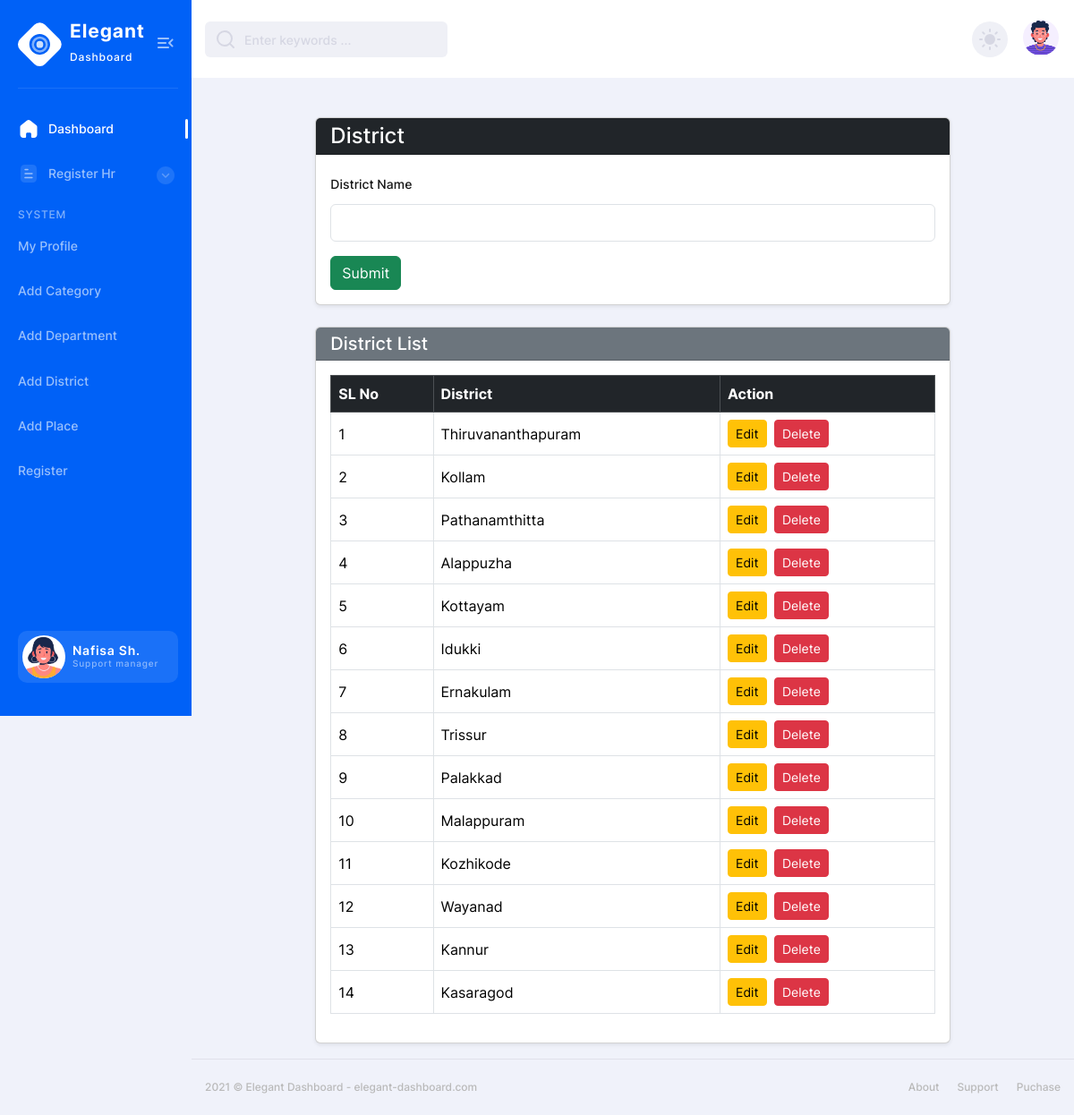
Page /Project/Admin/District.php on the committed database.
### tables this page shows
CREATE TABLE `tbl_district` (
  `district_id` int(11) NOT NULL,
  `district_name` varchar(100) NOT NULL
);

### Project/Admin/District.php (the view, shortened to what this page needs)
<?php
include("header.php");
include("../Assets/Connection/Connection.php");
$district_name = "";
?>
<div class="container mt-4 w-75">
    <div class="card shadow-sm">
        <div class="card-header bg-dark text-white">
            <h4 class="mb-0">District</h4>
        </div>
        <div class="card-body">
            <form action="District.php" method="POST">
                <div class="mb-3">
                    <label for="txt_district" class="form-label">District Name</label>
                    <div class="border rounded">
                    <input type="text" name="txt_district" id="txt_district" class="form-control" value="<?php echo $district_name ?>" required />
                    </div>
                </div>
                <button type="submit" name="btn_submit" class="btn btn-success">Submit</button>
            </form>
        </div>
    </div>
    <div class="card shadow-sm mt-4">
        <div class="card-header bg-secondary text-white">
            <h5 class="mb-0">District List</h5>
        </div>
        <div class="card-body">
            <table class="table table-bordered table-hover align-middle">
                <thead class="table-dark">
                    <tr>
                        <th>SL No</th>
                        <th>District</th>
                        <th>Action</th>
                    </tr>
                </thead>
                <tbody>
                    <?php
                        $Selqry = "SELECT * FROM tbl_district";
                        $i = 0;
                        $result = $conn->query($Selqry);
                        while($row = $result->fetch_assoc())
                        {
                            $i++;
                            echo "<tr>
                                    <td>{$i}</td>
                                    <td>{$row['district_name']}</td>
                                    <td>
                                        <a href='District.php?eid={$row['district_id']}' class='btn btn-warning btn-sm me-1'>Edit</a>
                                        <a href='District.php?did={$row['district_id']}' class='btn btn-danger btn-sm' onclick=\"return confirm('Are you sure?');\">Delete</a>
                                    </td>
                                  </tr>";
                        }
                    ?>
                </tbody>
            </table>
        </div>
    </div>
</div>
<?php
include("footer.php");
?>

### Project/Admin/header.php (shortened to what this page needs)
<!DOCTYPE html>
<html lang="en">
<head>
  <link href="https://cdn.jsdelivr.net/npm/bootstrap@5.3.3/dist/css/bootstrap.min.css" rel="stylesheet">
<link href="https://cdn.jsdelivr.net/npm/bootstrap-icons@1.10.5/font/bootstrap-icons.css" rel="stylesheet">
  <link rel="stylesheet" href="../Assets/Templates/Admin/css/style.min.css">
</head>
<body>
<div class="page-flex">
  <aside class="sidebar">
    <div class="sidebar-start">
        <div class="sidebar-head">
            <a href="AdminHomepage.php" class="logo-wrapper" title="Home">
                <span class="icon logo" aria-hidden="true"></span>
                <div class="logo-text">
                    <span class="logo-title">Elegant</span>
                    <span class="logo-subtitle">Dashboard</span>
                </div>
            </a>
            <button class="sidebar-toggle transparent-btn" title="Menu" type="button">
                <span class="icon menu-toggle" aria-hidden="true"></span>
            </button>
        </div>
        <div class="sidebar-body">
            <ul class="sidebar-body-menu">
                <li>
                    <a class="active" href="/"><span class="icon home" aria-hidden="true"></span>Dashboard</a>
                </li>
                <li>
                    <a class="show-cat-btn" href="##">
                        <span class="icon document" aria-hidden="true"></span>Register Hr
                        <span class="category__btn transparent-btn" title="Open list">
                            <span class="icon arrow-down" aria-hidden="true"></span>
                        </span>
                    </a>
                    <ul class="cat-sub-menu">
                        <li>
                        </li>
                    </ul>
                </li>
            </ul>
            <span class="system-menu__title">system</span>
            <ul class="sidebar-body-menu">
                <li>
                    <a href="AdminProfile.php"></span>My Profile</a>
                </li>
                 <li>
                    <a href="Category.php"></span>Add Category</a>
                </li>
                 <li>
                    <a href="Department.php"></span>Add Department</a>
                </li>
                 <li>
                    <a href="District.php"></span>Add District</a>
                </li>
                 <li>
                    <a href="Place.php"></span>Add Place</a>
                </li>
                 <li>
                    <a href="Adminregistration.php"></span>Register</a>
                </li>
            </ul>
        </div>
    </div>
    <div class="sidebar-footer">
        <a href="##" class="sidebar-user">
            <span class="sidebar-user-img">
                <picture><source srcset="../Assets/Templates/Admin/img/avatar/avatar-illustrated-01.webp" type="image/webp"><img src="../Assets/Templates/Admin/img/avatar/avatar-illustrated-01.png" alt="User name"></picture>
            </span>
            <div class="sidebar-user-info">
                <span class="sidebar-user__title">Nafisa Sh.</span>
                <span class="sidebar-user__subtitle">Support manager</span>
            </div>
        </a>
    </div>
</aside>
  <div class="main-wrapper">
    <nav class="main-nav--bg">
  <div class="container main-nav">
    <div class="main-nav-start">
      <div class="search-wrapper">
        <i data-feather="search" aria-hidden="true"></i>
        <input type="text" placeholder="Enter keywords ..." required>
      </div>
    </div>
    <div class="main-nav-end">
      <button class="theme-switcher gray-circle-btn" type="button" title="Switch theme">
        <i class="sun-icon" data-feather="sun" aria-hidden="true"></i>
      </button>
      <div class="nav-user-wrapper">
        <button href="##" class="nav-user-btn dropdown-btn" title="My profile" type="button">
          <span class="nav-user-img">
            <picture><source srcset="../Assets/Templates/Admin/img/avatar/avatar-illustrated-02.webp" type="image/webp"><img src="../Assets/Templates/Admin/img/avatar/avatar-illustrated-02.png" alt="User name"></picture>
          </span>
        </button>
      </div>
    </div>
  </div>
</nav>
 <main class="main users chart-page" id="skip-target">

### Project/Admin/footer.php (shortened to what this page needs)
</main>
    <footer class="footer">
  <div class="container footer--flex">
    <div class="footer-start">
      <p>2021 © Elegant Dashboard - <a href="elegant-dashboard.com" target="_blank"
          rel="noopener noreferrer">elegant-dashboard.com</a></p>
    </div>
    <ul class="footer-end">
      <li><a href="##">About</a></li>
      <li><a href="##">Support</a></li>
      <li><a href="##">Puchase</a></li>
    </ul>
  </div>
</footer>
  </div>
</div>
</body>
</html>

### rows in the picture
tbl_district: district_name "Thiruvananthapuram"
tbl_district: district_name "Kollam"
tbl_district: district_name "Pathanamthitta"
tbl_district: district_name "Alappuzha"
tbl_district: district_name "Kottayam"
tbl_district: district_name "Idukki"
tbl_district: district_name "Ernakulam"
tbl_district: district_name "Trissur"
tbl_district: district_name "Palakkad"
tbl_district: district_name "Malappuram"
tbl_district: district_name "Kozhikode"
tbl_district: district_name "Wayanad"
tbl_district: district_name "Kannur"
tbl_district: district_name "Kasaragod"
